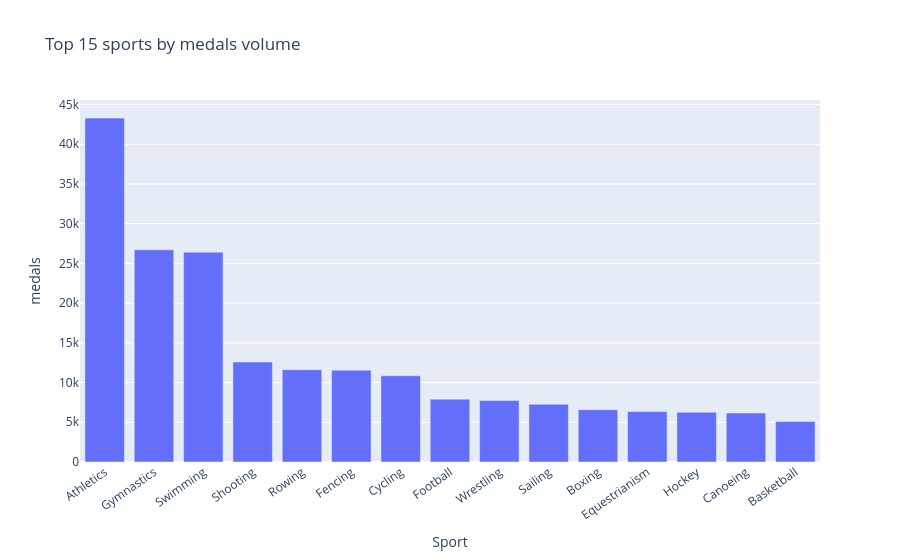

The notebook cell saved with this chart:
### Code cell
sport_medals = (
    work.groupby("Sport", as_index=False)["is_medal"]
    .sum()
    .rename(columns={"is_medal": "medals"})
    .sort_values("medals", ascending=False)
)

fig = px.bar(sport_medals.head(15), x="Sport", y="medals", title="Top 15 sports by medals volume")
fig.update_layout(xaxis_tickangle=-35)
fig.show()

sport_medals.head(15)

### Figure 1 — Plotly figure (JSON) as saved in the notebook; plotly's stock layout.template omitted (floating-point values rounded to 4 significant figures)
{"data": [{"hovertemplate": "Sport=%{x}<br>medals=%{y}<extra></extra>", "legendgroup": "", "marker": {"color": "#636efa", "pattern": {"shape": ""}}, "name": "", "orientation": "v", "showlegend": false, "textposition": "auto", "type": "bar", "x": ["Athletics", "Gymnastics", "Swimming", "Shooting", "Rowing", "Fencing", "Cycling", "Football", "Wrestling", "Sailing", "Boxing", "Equestrianism", "Hockey", "Canoeing", "Basketball"], "xaxis": "x", "y": [43294, 26707, 26416, 12580, 11625, 11558, 10859, 7906, 7734, 7266, 6584, 6344, 6264, 6171, 5111], "yaxis": "y"}], "layout": {"barmode": "relative", "legend": {"tracegroupgap": 0}, "title": {"text": "Top 15 sports by medals volume"}, "xaxis": {"anchor": "y", "domain": [0.0, 1.0], "tickangle": -35, "title": {"text": "Sport"}}, "yaxis": {"anchor": "x", "domain": [0.0, 1.0], "title": {"text": "medals"}}}}
